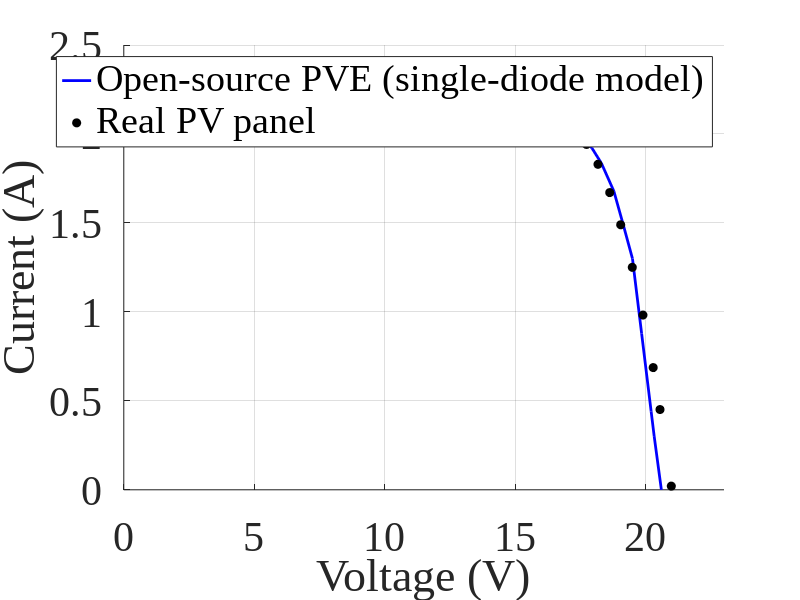

Here is the MATLAB script that generated this plot:
clear, clc, close all;

ns = 72;       % number of series cells

Vmp_mod_ref = 17.4;     % voltage at maximum power point (V)
Imp_mod_ref = 5.02;     % current at maximum power point (A)
Voc_mod_ref = 21.7;     % open-circuit voltage (V)
Isc_mod_ref = 5.34;     % short-circuit current (A)

Tref = 25 + 273.15; % Reference temperature (K)
Gref = 1000; % Reference irradiance (W/m²)

alpha   = 0.0004;  % temperature coefficient of Isc (1/K or 1/ºC)
beta = -0.38; % temperature coefficient of Voc (1/K or 1/ºC)

T = 25 + 273.15; % Current temperature (K)
G = 400; % Current irradiance (W/m²)

Isc_estimation = (G/Gref)*Isc_mod_ref*(1+alpha*(T-Tref));
Voc_estimation = Voc_mod_ref*(1+beta*(T-Tref));

%% 1) Display of the three curves + experimental points
figure('Color','w','Position',[100 100 900 500]);
hold on; grid on;

% Single diode emulator - CanadianSolar CS6P-250P (G = 765 W/m^2 and T = 44.5°C)
% V_emulator = [
%     0;
%     20.089266;
%     21.406616;
%     22.612379;
%     23.688374;
%     24.878904;
%     25.916357;
%     26.656096;
%     27.416744;
%     28.124405;
%     28.616514;
%     29.345022;
%     30.058086;
%     30.656363;
%     31.281769;
%     31.720699;
%     32.716629;
%     33.539886;
%     34.182873;
%     Voc_estimation
% ];
% 
% I_emulator = [
%     Isc_estimation;
%     6.829757;
%     6.817284;
%     6.802004;
%     6.776401;
%     6.723669;
%     6.645714;
%     6.558634;
%     6.430365;
%     6.261077;
%     6.106682;
%     5.808709;
%     5.411033;
%     4.959418;
%     4.459889;
%     3.826633;
%     2.389792;
%     1.202061;
%     0.274412;
%     0
% ];

% % Single diode emulator - Kyocera KB260-6BPA (G = 735 W.m^-2 and T = 33.6 ºC)
% V_emulator = [
%     0;
%     24.568945;
%     25.582468;
%     26.636724;
%     27.760311;
%     28.505875;
%     29.370399;
%     29.870871;
%     30.389585;
%     30.910389;
%     31.497862;
%     32.049358;
%     32.373322;
%     32.652031;
%     33.040810;
%     33.570869;
%     34.342472;
%     35.130131;
%     36.306252;
%     36.4
% ];
% 
% I_emulator = [
%     Isc_estimation;
%     6.577370;
%     6.550722;
%     6.504035;
%     6.426134;
%     6.348569;
%     6.220003;
%     6.120357;
%     5.993034;
%     5.834084;
%     5.608923;
%     5.326514;
%     5.157776;
%     4.962690;
%     4.667143;
%     4.264192;
%     3.169607;
%     1.997071;
%     0.246257;
%     0
% ];

% Single diode emulator - Kyocera KC200GT (G = 511 W.m^-2 and T = 54.3 ºC)
% V_emulator = [
%     0;
%     9.868175;
%     13.614193;
%     16.422968;
%     17.876022;
%     19.423361;
%     20.185144;
%     21.167236;
%     22.170599;
%     23.001207;
%     23.76317;
%     24.581303;
%     25.310093;
%     25.86165;
%     26.282421;
%     26.626436;
%     27.169167;
%     27.623262;
%     27.982399;
%     28.25
% ];
% 
% I_emulator = [
%     4.215;
%     4.213981;
%     4.200723;
%     4.184036;
%     4.162126;
%     4.127219;
%     4.09778;
%     4.037549;
%     3.935331;
%     3.803022;
%     3.624704;
%     3.350668;
%     3.010062;
%     2.653071;
%     2.367517;
%     1.948026;
%     1.28622;
%     0.732496;
%     0.294568;
%     0;
% ];

% Single diode emulator - R - Kyocera KC85TS (STC)

V_emulator = [
    0;
    3.771689;
    11.757546;
    13.462190;
    15.029916;
    15.729580;
    16.312876;
    16.803375;
    17.031826;
    17.267950;
    17.583126;
    17.934851;
    18.304523;
    18.780472;
    19.152412;
    19.492191;
    19.843899;
    20.207394;
    20.323677;
    20.6
];

I_emulator = [
    Isc_estimation;
    2.132660;
    2.125153;
    2.121503;
    2.111920;
    2.100471;
    2.082573;
    2.056799;
    2.040040;
    2.018001;
    1.980066;
    1.921715;
    1.834649;
    1.677932;
    1.482750;
    1.299517;
    0.877512;
    0.441359;
    0.301833;
    0
];


% Single diode emulator - R+L - Kyocera KC85TS (STC)
% 
% V_emulator = [
%     0
%     5.422981;
%     10.325287;
%     12.457455;
%     13.701180;
%     15.073689;
%     15.675177;
%     16.085083;
%     16.439856;
%     16.966587;
%     17.350945;
%     17.817669;
%     18.280350;
%     18.678190;
%     19.048414;
%     19.429449;
%     19.783800;
%     20.036785;
%     20.337690;
%     20.6;
% ];
% 
% I_emulator = [
%     Isc_estimation;
%     2.131196;
%     2.126768;
%     2.123983;
%     2.120913;
%     2.111396;
%     2.101856;
%     2.090854;
%     2.077012;
%     2.045084;
%     2.009011;
%     1.942870;
%     1.842608;
%     1.711611;
%     1.537975;
%     1.335638;
%     0.949623;
%     0.646071;
%     0.285019;
%     0
% ];

h1 = plot(V_emulator,  I_emulator,   '-b',  'LineWidth',2);     % plot single diode emulator

% Real panel data - CanadianSolar CS6P-250P (S = 765 W/m^2 and T = 44.5°C)
% V_panel = [
%     0.047996217771366645;
%     2.5473136313978317;
%     4.686489351002983;
%     7.605990366562553;
%     10.181947580363017;
%     12.610309040298777;
%     14.79342630980413;
%     17.20541669131795;
%     19.415489834424953;
%     21.816632013769198;
%     24.03214755291164;
%     26.237334370932288;
%     28.26322957001055;
%     29.749962170030145;
%     31.046437882063465;
%     31.92801141798128;
%     32.689215781035756;
%     33.25368190774834;
%     33.59447586154349;
%     34.38443600476654
% ];
% 
% I_panel = [
%     7.007823910286788;
%     7.0079635369891475;
%     7.001379133258391;
%     7.003776871281191;
%     6.93017776227956;
%     6.9347826983712295;
%     6.841049913320265;
%     6.845653933494394;
%     6.8524813120762555;
%     6.83697299652661;
%     6.848269952562965;
%     6.68079538185797;
%     6.2719700120743145;
%     5.5323882664885256;
%     4.567097566839892;
%     3.6531803358379182;
%     2.83534576727134;
%     2.1046510438953376;
%     1.3538320938536454;
%     0.08683712275429656
% ];

% % Single diode emulator - Kyocera KB260-6BPA (G = 735 W/m^2 and T = 33,6ºC)
% V_panel = [
%     0.0455969407525445;
%     2.9271959778498773;
%     4.902704170259113;
%     6.88347582118527;
%     9.038080417500383;
%     11.176899184353912;
%     13.510629760851112;
%     15.860159814501406;
%     18.0095873908246;
%     20.332779674072395;
%     22.6717646106255;
%     24.857993191432502;
%     26.98107843870138;
%     29.141271766676834;
%     30.932938702702867;
%     32.3931145335085;
%     33.45817143875639;
%     34.191355106534374;
%     34.68732138929362;
%     35.25719902557649;
%     35.78478474359848;
%     36.30708425066834;
% ];
% 
% I_panel = [
%     6.727119597608984;
%     6.729434019490265;
%     6.725222853395946;
%     6.725329760352628;
%     6.736240521267449;
%     6.7298792755918075;
%     6.727846338739699;
%     6.730132042305772;
%     6.6546867392647755;
%     6.654812127477331;
%     6.6657328411244094;
%     6.661533046823786;
%     6.588245218439663;
%     6.294752137400725;
%     5.778873016808391;
%     4.88948723260063;
%     4.017351278763285;
%     3.1344029398705855;
%     2.4004055294681965;
%     1.5152894827191918;
%     0.7704993045386512;
%     0.04297999950084552;
% ];

% Single diode emulator - Kyocera KC200GT (S = 511 W.m^-2 and T = 54.3 ºC)
% V_panel = [
%     0.06633956327079193;
%     2.7458921458044943;
%     4.750187578542191;
%     6.738397879641979;
%     8.55510640498975;
%     10.398634093999334;
%     12.247397477176047;
%     14.085538251089517;
%     15.92895053464986;
%     17.767131103542148;
%     19.471307382584936;
%     21.31996331611866;
%     22.868301124243413;
%     24.28771513306349;
%     25.433614258948253;
%     26.2901123451705;
%     26.830422064051454;
%     27.41886779290256;
%     27.846553737021324;
%     28.24767918166411;
% ];
% 
% I_panel = [
%     4.14356789750856;
%     4.1571047845181806;
%     4.161687801527659;
%     4.161814349519464;
%     4.155246813078904;
%     4.162047320620259;
%     4.099788754649053;
%     4.090994861739706;
%     4.0331914003872384;
%     4.046674736070509;
%     4.044555482254624;
%     3.922148395763573;
%     3.6816528875172967;
%     3.2696145187726584;
%     2.7439448794896295;
%     2.2115736529084318;
%     1.6769545779212427;
%     1.0888732202257323;
%     0.5074647987806244;
%     0.05749032916413199;
% ];

% Real panel data - Kyocera KC85TS (S = 400 W/m^2 and T = 25°C)
V_panel = [
    20.981002130722764;
    0.06608783557910758;
    2.087423154611276;
    3.7422899997017183;
    5.503561760222222;
    7.335766446749726;
    9.179774931381964;
    10.834674829311304;
    12.678672292808942;
    14.39267378341276;
    15.598401507942457;
    16.49682293222942;
    17.17673915663834;
    17.732773312588492;
    18.17067586419277;
    18.620630027412773;
    19.04114353518865;
    19.485584047785522;
    19.894706778785416;
    20.286231201766142;
    20.54744023267662;
];

I_panel = [
    0.020684459626193252;
    2.1848822023067904;
    2.1729592301689484;
    2.168795023167493;
    2.160178040675044;
    2.149337974661873;
    2.1418545624403293;
    2.130981453493248;
    2.1257343416974335;
    2.114872247505312;
    2.103915432139303;
    2.088428741983925;
    2.038238640744611;
    1.9410630969490947;
    1.829329572532087;
    1.6706359366326193;
    1.4895737887520175;
    1.2503722307386989;
    0.9820921567196246;
    0.6869731713502247;
    0.4510919206320487;
];

h2 = plot(V_panel, I_panel, 'ko', ...      % plot real panel data
          'MarkerSize',6, 'MarkerFaceColor','k');

xlabel('Voltage (V)', 'FontSize', 30);
ylabel('Current (A)', 'FontSize', 30); 

% Axis limits to match the provided figure
xlim([0 23]);
% ylim([0 1.1*Isc_estimation]);

legend([h1 h2], ...
       {'Open-source PVE (single-diode model)', 'Real PV panel'}, ...
       'Location','best');

% Axis ticks font configuration
set(gca, 'FontSize', 30); % Adjusted font size based on your image

% Apply Times New Roman font to all text elements
set(findall(gcf, '-property','FontName'),'FontName','Times New Roman');
set(findall(gca, '-property','FontName'),'FontName','Times New Roman');
